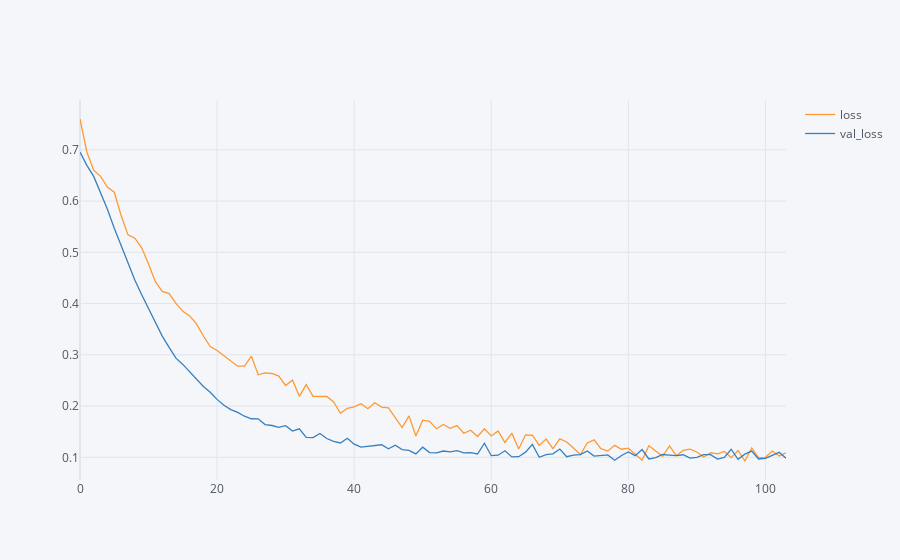

Write notebook code for a chart like this one.
### Code cell
model_loss = pd.DataFrame(model.history.history)
model_loss.iplot()
